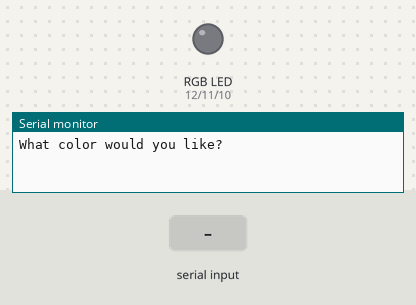
Bench run of a sketch on a simulated Arduino Uno, built with avr-gcc and run on an emulated ATmega328P. Parts: an RGB LED mixed from three pins (HIGH = lit), the last lines printed to the serial monitor. Inputs (shaded band) come from the test bench.

Above: at 1.2 s.
1.3 s: "white" received over Serial
At 3.2 s:
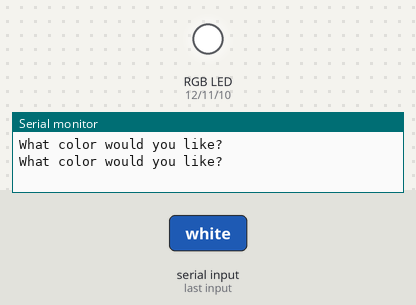
3.8 s: "red" received over Serial
At 6.0 s:
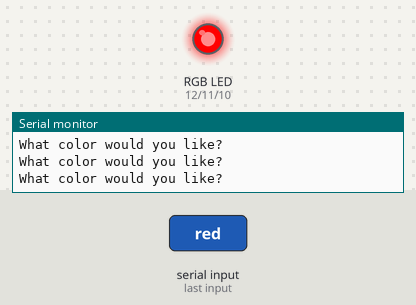
6.3 s: "green" received over Serial
At 8.2 s:
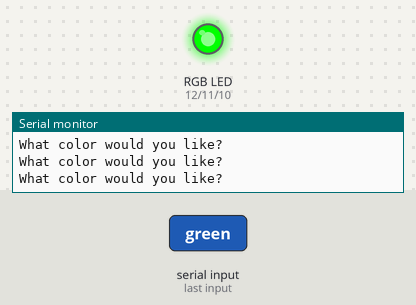
8.8 s: "blue" received over Serial
At 10.1 s:
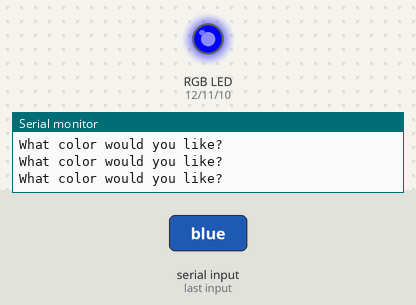
11.3 s: "magenta" received over Serial
At 13.3 s:
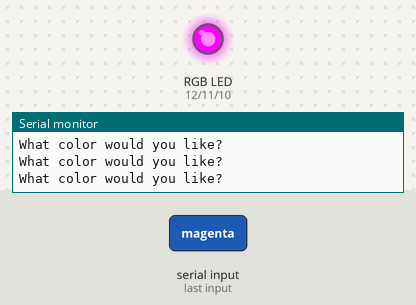
13.8 s: "yellow" received over Serial
At 15.2 s:
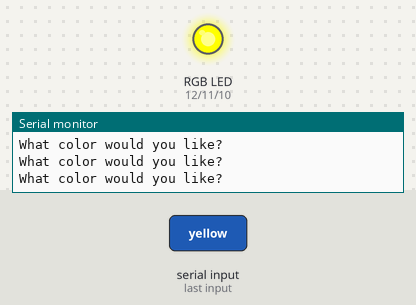
Timing chart, 0 to 16.8 s (numbered marks = the images above; inputs shaded):
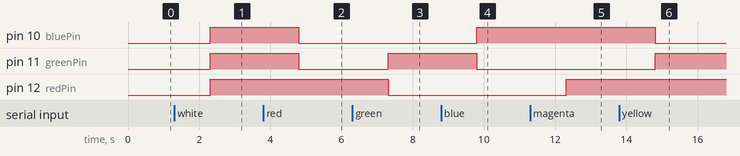

The sketch:

arduino_tutorial_20.ino
```cpp
/*
 * Tutorial 20 Understanding RGB LEDs
 * https://youtu.be/r_PexDLIfH8
 */
const int baudRate = 9600;
const int dt = 500; // delaytime
const int redPin = 12;
const int greenPin = 11;
const int bluePin = 10;
const String msg = "What color would you like?";

String colorInput = "";

void setup() {
  // put your setup code here, to run once:
  Serial.begin(baudRate);
  pinMode(redPin, OUTPUT);
  pinMode(greenPin, OUTPUT);
  pinMode(bluePin, OUTPUT);
}

void loop() {
  // put your main code here, to run repeatedly:
  Serial.println(msg);
  while (Serial.available() == 0) {
    // Do nothing until input is given
  }
  colorInput = Serial.readString();

  for (int j = 0; colorInput[j]; j++) {
    colorInput[j] = tolower(colorInput[j]);
  }

  if (colorInput == "white") {
    digitalWrite(redPin, HIGH);
    digitalWrite(greenPin, HIGH);
    digitalWrite(bluePin, HIGH);
  } else if (colorInput == "red") {
    digitalWrite(redPin, HIGH);
    digitalWrite(greenPin, LOW);
    digitalWrite(bluePin, LOW);
  } else if (colorInput == "green") {
    digitalWrite(redPin, LOW);
    digitalWrite(greenPin, HIGH);
    digitalWrite(bluePin, LOW);
  } else if (colorInput == "blue") {
    digitalWrite(redPin, LOW);
    digitalWrite(greenPin, LOW);
    digitalWrite(bluePin, HIGH);
  } else if (colorInput == "magenta") {
    digitalWrite(redPin, HIGH);
    digitalWrite(greenPin, LOW);
    digitalWrite(bluePin, HIGH);
  } else if (colorInput == "yellow") {
    digitalWrite(redPin, HIGH);
    digitalWrite(greenPin, HIGH);
    digitalWrite(bluePin, LOW);
  } else if (colorInput == "cyan") {
    digitalWrite(redPin, LOW);
    digitalWrite(greenPin, HIGH);
    digitalWrite(bluePin, HIGH);
  } else if (colorInput == "orange") {
    digitalWrite(redPin, HIGH);
    analogWrite(greenPin, 165);
    digitalWrite(bluePin, LOW);
  } else if (colorInput == "off") {
    digitalWrite(redPin, LOW);
    digitalWrite(greenPin, LOW);
    digitalWrite(bluePin, LOW);
  }
}
```

Measured:
- after the input at 1.3 s, pin 10 (bluePin), pin 11 (greenPin), pin 12 (redPin): LOW → HIGH after 1.0 s
- after the input at 3.8 s, pin 10 (bluePin), pin 11 (greenPin): HIGH → LOW after 1.0 s
- after the input at 6.3 s, pin 11 (greenPin): LOW → HIGH after 1.0 s; pin 12 (redPin): HIGH → LOW after 1.0 s
- after the input at 8.8 s, pin 10 (bluePin): LOW → HIGH after 1.0 s; pin 11 (greenPin): HIGH → LOW after 1.0 s
- after the input at 11.3 s, pin 12 (redPin): LOW → HIGH after 1.0 s
- after the input at 13.8 s, pin 10 (bluePin): HIGH → LOW after 1.0 s; pin 11 (greenPin): LOW → HIGH after 1.0 s
